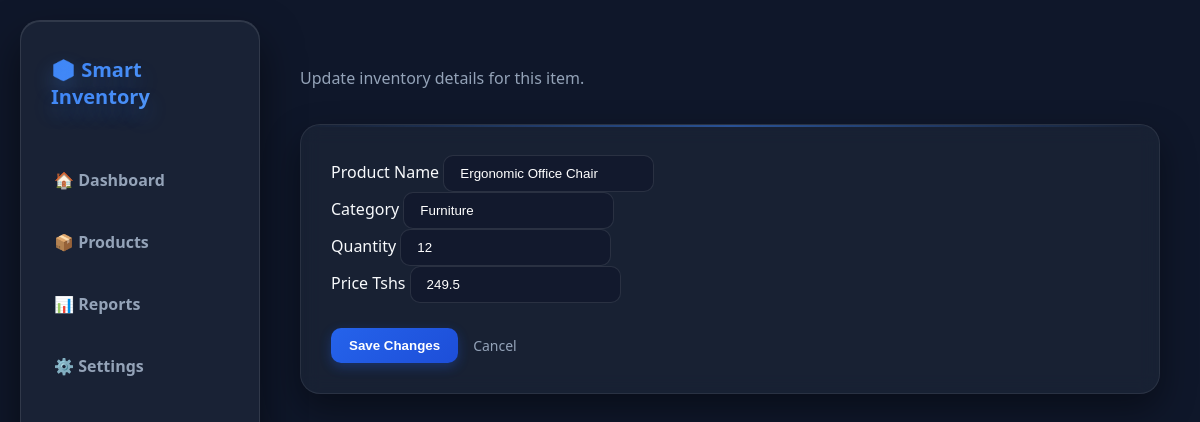
The app's page /edit-product/22 with its own data.
### tables this page shows
CREATE TABLE products (
            id INTEGER PRIMARY KEY AUTOINCREMENT,
            name TEXT NOT NULL,
            category TEXT NOT NULL,
            quantity INTEGER NOT NULL,
            price REAL NOT NULL
        );

### app.py (the view, shortened to what this page needs)
@app.route("/edit-product/<int:id>", methods=["GET", "POST"])
def edit_product(id):
    conn = get_db()
    product = conn.execute("SELECT * FROM products WHERE id = ?", (id,)).fetchone()
    if product is None:
        conn.close()
        return "Product not found", 404
    conn.close()
    return render_template("edit_product.html", product=product)

### app.py (called while the page is built)
@app.context_processor
def inject_lang():
    lang = session.get("lang", "en")
    return {
        "lang": lang,
        "t": translations.get(lang, translations["en"]),
        "current_user": get_current_user(),
    }

def get_db():
    conn = sqlite3.connect(DATABASE)
    conn.row_factory = sqlite3.Row
    return conn

def get_current_user():
    user_id = session.get("user_id")
    if not user_id:
        return None
    conn = get_db()
    user = conn.execute("SELECT * FROM users WHERE id = ?", (user_id,)).fetchone()
    conn.close()
    return dict(user) if user else None

### templates/edit_product.html (shortened to what this page needs)
<!DOCTYPE html>
<html lang="en">
<head>
    <link rel="stylesheet" href="{{ url_for('static', filename='css/style.css') }}">
</head>
<body>
    <aside class="sidebar">
        <div class="logo">📦 Smart Inventory</div>
        <nav>
            <a href="/">🏠 Dashboard</a>
            <a href="/products">📦 Products</a>
            <a href="/reports">📊 Reports</a>
            <a href="/settings">⚙️ Settings</a>
        </nav>
    </aside>
    <main class="main-content">
        <div class="dashboard-header">
            <div>
                <p>Update inventory details for this item.</p>
            </div>
        </div>
        <section class="inventory-section form-card">
            <form method="POST">
                <div class="form-group">
                    <label for="name">Product Name</label>
                    <input type="text" id="name" name="name" value="{{ product['name'] }}" required>
                </div>
                <div class="form-group">
                    <label for="category">Category</label>
                    <input type="text" id="category" name="category" value="{{ product['category'] }}" required>
                </div>
                <div class="form-group">
                    <label for="quantity">Quantity</label>
                    <input type="number" id="quantity" name="quantity" min="0" value="{{ product['quantity'] }}" required>
                </div>
                <div class="form-group">
                    <label for="price">Price Tshs</label>
                    <input type="number" id="price" name="price" min="0" step="0.01" value="{{ product['price'] }}" required>
                </div>
                <div style="display: flex; gap: 15px; align-items: center; margin-top: 25px;">
                    <button type="submit">Save Changes</button>
                    <a href="/" style="color: #94a3b8; text-decoration: none; font-size: 14px;">Cancel</a>
                </div>
            </form>
        </section>
    </main>
</body>
</html>

### static/css/style.css (style rules this page uses)
* { margin: 0; padding: 0; box-sizing: border-box; }
body { font-family: 'Segoe UI', system-ui, -apple-system, sans-serif; background: #0f172a; color: #f8fafc; min-height: 100vh; perspective: 1000px; overflow-x: hidden; }
.sidebar { position: fixed; left: 20px; top: 20px; width: 240px; height: calc(100vh - 40px); background: rgba(30, 41, 59, 0.7); backdrop-filter: blur(12px); border: 1px solid rgba(255, 255, 255, 0.1); border-radius: 20px; padding: 25px 15px; box-shadow: 0 20px 40px rgba(0, 0, 0, 0.5), inset 0 1px 0 rgba(255, 255, 255, 0.1); transform-style: preserve-3d; z-index: 100; }
.logo { font-size: 20px; font-weight: 800; padding: 10px 15px; margin-bottom: 35px; background: linear-gradient(135deg, #3b82f6, #60a5fa); -webkit-background-clip: text; -webkit-text-fill-color: transparent; text-shadow: 0 10px 20px rgba(59, 130, 246, 0.3); }
.sidebar nav { display: flex; flex-direction: column; gap: 12px; }
.sidebar nav a { color: #94a3b8; text-decoration: none; padding: 14px 18px; border-radius: 12px; font-weight: 600; transition: all 0.3s cubic-bezier(0.4, 0, 0.2, 1); position: relative; }
.main-content { margin-left: 280px; padding: 40px 40px 40px 20px; }
.dashboard-header { display: flex; justify-content: space-between; align-items: center; margin-bottom: 35px; }
.dashboard-header p { color: #94a3b8; margin-top: 5px; }
.inventory-section { background: rgba(30, 41, 59, 0.6); backdrop-filter: blur(10px); padding: 30px; border-radius: 20px; border: 1px solid rgba(255, 255, 255, 0.08); box-shadow: 0 15px 35px rgba(0, 0, 0, 0.4); }
button, .edit-btn { display: inline-block; padding: 10px 18px; background: linear-gradient(135deg, #2563eb, #1d4ed8); color: #ffffff; border: none; border-radius: 10px; font-weight: 600; text-decoration: none; cursor: pointer; box-shadow: 0 4px 12px rgba(37, 99, 235, 0.3); transition: all 0.3s ease; }
.search-form input, input { background: rgba(15, 23, 42, 0.6); border: 1px solid rgba(255, 255, 255, 0.1); color: #ffffff; padding: 10px 16px; border-radius: 10px; outline: none; transition: all 0.3s ease; }
.inventory-section { position: relative; overflow: hidden; }
.inventory-section::before { content: ''; position: absolute; top: 0; left: 0; width: 100%; height: 2px; background: linear-gradient(90deg, transparent, rgba(59, 130, 246, 0.5), transparent); }

### records on screen
products: name "Ergonomic Office Chair", category "Furniture", quantity "12", price "249.5"
